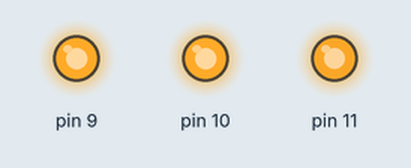
This sketch was run on a simulated Arduino Uno, built with avr-gcc and run on an emulated ATmega328P. Parts: output pins drawn as LEDs (lit = HIGH).

Above: at 0.05 s.
Timing chart, 0 to 5.2 s (numbered marks = the images above):
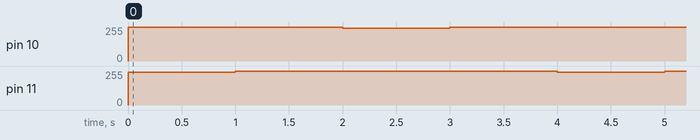

The sketch:

parimpar.ino
```cpp
void setup() {
  pinMode(11, OUTPUT); // r
  pinMode(10, OUTPUT); //g
  pinMode(9, OUTPUT); // b

  analogWrite(11, 255 - 0);
  analogWrite(10, 255 - 0);
  analogWrite(9, 255 - 0);
}

int n = 1;

void loop() {

  if(n % 2 == 0){
    analogWrite(10, 255 - 10);
    delay(1000);
  }
  else{
    analogWrite(11, 255 - 10);
    delay(1000);
  }

  n++;

  analogWrite(11, 255 - 0);
  analogWrite(10, 255 - 0);
  delay(1000);
}
```

Measured:
- by itself, pin 10, pin 11: alternates 255/255 for 3.0 s and 245/255 for 1.0 s
